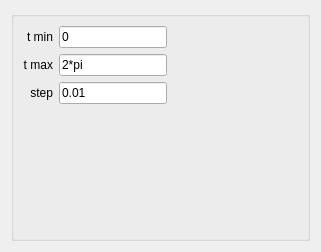
                     <widget class="QWidget" name="Variables_tab_2">
                      <attribute name="title">
                       <string>Variables</string>
                      </attribute>
                      <layout class="QGridLayout" name="gridLayout_6">
                       <item row="0" column="0">
                        <widget class="QGroupBox" name="groupBox_15">
                         <property name="title">
                          <string/>
                         </property>
                         <layout class="QGridLayout" name="gridLayout_44">
                          <item row="0" column="0">
                           <layout class="QGridLayout" name="gridLayout_5">
                            <item row="0" column="0">
                             <layout class="QHBoxLayout" name="horizontalLayout_8">
                              <item>
                               <widget class="QLabel" name="label_tmin_3">
                                <property name="maximumSize">
                                 <size>
                                  <width>70</width>
                                  <height>16777215</height>
                                 </size>
                                </property>
                                <property name="layoutDirection">
                                 <enum>Qt::LeftToRight</enum>
                                </property>
                                <property name="text">
                                 <string>t min</string>
                                </property>
                                <property name="alignment">
                                 <set>Qt::AlignRight|Qt::AlignTrailing|Qt::AlignVCenter</set>
                                </property>
                               </widget>
                              </item>
                              <item>
                               <widget class="QLineEdit" name="ParCurve_tmin_2">
                                <property name="sizePolicy">
                                 <sizepolicy hsizetype="Fixed" vsizetype="Fixed">
                                  <horstretch>0</horstretch>
                                  <verstretch>0</verstretch>
                                 </sizepolicy>
                                </property>
                                <property name="minimumSize">
                                 <size>
                                  <width>40</width>
                                  <height>0</height>
                                 </size>
                                </property>
                                <property name="maximumSize">
                                 <size>
                                  <width>150</width>
                                  <height>16777215</height>
                                 </size>
                                </property>
                                <property name="toolTip">
                                 <string>Minimun value of the t parameter</string>
                                </property>
                                <property name="text">
                                 <string>0</string>
                                </property>
                                <property name="maxLength">
                                 <number>32769</number>
                                </property>
                               </widget>
                              </item>
                             </layout>
                            </item>
                            <item row="1" column="0">
                             <layout class="QHBoxLayout" name="horizontalLayout_9">
                              <item>
                               <widget class="QLabel" name="label_tmax_3">
                                <property name="maximumSize">
                                 <size>
                                  <width>70</width>
                                  <height>16777215</height>
                                 </size>
                                </property>
                                <property name="layoutDirection">
                                 <enum>Qt::LeftToRight</enum>
                                </property>
                                <property name="text">
                                 <string>t max</string>
                                </property>
                                <property name="alignment">
                                 <set>Qt::AlignRight|Qt::AlignTrailing|Qt::AlignVCenter</set>
                                </property>
                               </widget>
                              </item>
                              <item>
                               <widget class="QLineEdit" name="ParCurve_tmax_2">
                                <property name="sizePolicy">
                                 <sizepolicy hsizetype="Fixed" vsizetype="Fixed">
                                  <horstretch>0</horstretch>
                                  <verstretch>0</verstretch>
                                 </sizepolicy>
                                </property>
                                <property name="minimumSize">
                                 <size>
                                  <width>40</width>
                                  <height>0</height>
                                 </size>
                                </property>
                                <property name="maximumSize">
                                 <size>
                                  <width>150</width>
                                  <height>16777215</height>
                                 </size>
                                </property>
                                <property name="toolTip">
                                 <string>Maximun value of the t parameter</string>
                                </property>
                                <property name="text">
                                 <string>2*pi</string>
                                </property>
                                <property name="maxLength">
                                 <number>32769</number>
                                </property>
                               </widget>
                              </item>
                             </layout>
                            </item>
                            <item row="2" column="0">
                             <layout class="QHBoxLayout" name="horizontalLayout_10">
                              <item>
                               <widget class="QLabel" name="label_tstep_3">
                                <property name="maximumSize">
                                 <size>
                                  <width>70</width>
                                  <height>16777215</height>
                                 </size>
                                </property>
                                <property name="layoutDirection">
                                 <enum>Qt::LeftToRight</enum>
                                </property>
                                <property name="text">
                                 <string>step</string>
                                </property>
                                <property name="alignment">
                                 <set>Qt::AlignRight|Qt::AlignTrailing|Qt::AlignVCenter</set>
                                </property>
                               </widget>
                              </item>
                              <item>
                               <widget class="QLineEdit" name="ParCurve_tstep_2">
                                <property name="sizePolicy">
                                 <sizepolicy hsizetype="Fixed" vsizetype="Fixed">
                                  <horstretch>0</horstretch>
                                  <verstretch>0</verstretch>
                                 </sizepolicy>
                                </property>
                                <property name="minimumSize">
                                 <size>
                                  <width>40</width>
                                  <height>0</height>
                                 </size>
                                </property>
                                <property name="maximumSize">
                                 <size>
                                  <width>150</width>
                                  <height>16777215</height>
                                 </size>
                                </property>
                                <property name="toolTip">
                                 <string>Step between two consecutive values of the t parameter</string>
                                </property>
                                <property name="text">
                                 <string>0.01</string>
                                </property>
                                <property name="maxLength">
                                 <number>32769</number>
                                </property>
                               </widget>
                              </item>
                             </layout>
                            </item>
                           </layout>
                          </item>
                          <item row="0" column="1">
                           <spacer name="horizontalSpacer_4">
                            <property name="orientation">
                             <enum>Qt::Horizontal</enum>
                            </property>
                            <property name="sizeHint" stdset="0">
                             <size>
                              <width>131</width>
                              <height>20</height>
                             </size>
                            </property>
                           </spacer>
                          </item>
                          <item row="1" column="0">
                           <spacer name="verticalSpacer_4">
                            <property name="orientation">
                             <enum>Qt::Vertical</enum>
                            </property>
                            <property name="sizeHint" stdset="0">
                             <size>
                              <width>17</width>
                              <height>125</height>
                             </size>
                            </property>
                           </spacer>
                          </item>
                         </layout>
                        </widget>
                       </item>
                      </layout>
                     </widget>
